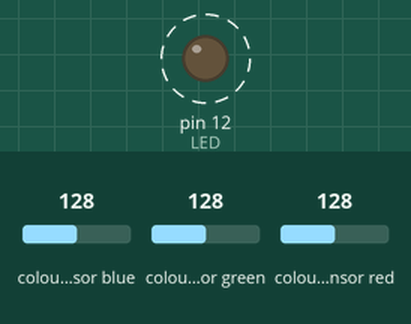
Simulated run of this sketch. Board: Arduino Uno, built with avr-gcc and run on an emulated ATmega328P. Parts: output pins drawn as LEDs (lit = HIGH). Wiring (inferred from the names in the program): TCS3200 colour sensor: output pin 2; S2 pin 6; S3 pin 5; S0 pin 13; S1 pin 7. Dashed ring = blinking. The test bench sets the inputs (shaded band); at power-on: colour sensor blue 128, colour sensor green 128, colour sensor red 128. Pins used as bus, display or sensor lines are not drawn.

Above: at 0.3 s.
Timing chart, 0 to 3.1 s (numbered marks = the images above):
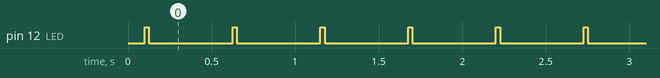

The sketch:

Color_sensor_EMIC_2_demo.ino
```cpp
/*  TCS3200 COLOR SENSOR & EMIC 2 TEXT-TO-SPEECH MODULE DEMO
    Author: Markus Bindhammer
    Date: 4-28-2013
*/
//**************************************** LIBRARIES ***************************************
#include <Average.h> // See http://playground.arduino.cc/Main/Average

//************************************ GLOBAL VARIABLES ************************************
char EMIC;
int S0=13,S1=7,S2=6,S3=5, LED=12;
int OUT=2;

void setup() {
  TCS3200_Setup();
  delay(100);
}

void loop() {
  Serial.print(ReadColor());
  delay(500);
}

//********************************* FUNCTIONS COLOR SENSOR *********************************
void TCS3200_Setup() {
  pinMode(S0,OUTPUT);
  pinMode(S1,OUTPUT);
  pinMode(S2,OUTPUT);
  pinMode(S3,OUTPUT);
  pinMode(LED,OUTPUT);
  pinMode(OUT,INPUT);
}

void TCS3200_On() {
  digitalWrite(LED,HIGH); // Switch LED on
  digitalWrite(S0,HIGH); //Output frequency scaling (100%)
  digitalWrite(S1,HIGH);
  delay(5);
}

void TCS3200_Off() {
  digitalWrite(LED,LOW); // Switch LED off
  digitalWrite(S0,LOW); //Power off sensor
  digitalWrite(S1,LOW);
}

void NoFilter() { //Select no filter
  digitalWrite(S2,HIGH);
  digitalWrite(S3,LOW);
  delay(5);
}

void RedFilter() { //Select red filter
  digitalWrite(S2,LOW);
  digitalWrite(S3,LOW);
  delay(5);
}

void GreenFilter() { //Select green filter
  digitalWrite(S2,HIGH);
  digitalWrite(S3,HIGH);
  delay(5);
}

void BlueFilter() { //Select blue filter
  digitalWrite(S2,LOW);
  digitalWrite(S3,HIGH);
  delay(5);
}

char* ReadColor() { //0=white, 1=orange, 2=yellow, 3=red, 4=green, 5=blue, 6=object out of range
  float FrequencyClear,FrequencyRed,FrequencyGreen,FrequencyBlue;
  int PercentageRed,PercentageGreen,PercentageBlue;
  TCS3200_On();
  NoFilter();
  FrequencyClear=500.0/pulseIn(OUT,LOW,10000); // Frequency in kHz
  RedFilter();
  FrequencyRed=500.0/pulseIn(OUT,LOW,10000); // Frequency in kHz
  GreenFilter();
  FrequencyGreen=500.0/pulseIn(OUT,LOW,10000); // Frequency in kHz
  BlueFilter();
  FrequencyBlue=500.0/pulseIn(OUT,LOW,10000); // Frequency in kHz
  TCS3200_Off();
  //Output frequency blue, green, red percentage represents the ratio of the
  //respective color to the Clear channel absolute value:
  PercentageRed=int((FrequencyRed/FrequencyClear)*100.0);
  PercentageGreen=int((FrequencyGreen/FrequencyClear)*100.0);
  PercentageBlue=int((FrequencyBlue/FrequencyClear)*100.0);
  //Learned blue, green, red percentage values of different colors
  int SavedColorRed[] = {28,55,42,50,19,13};
  int SavedColorGreen[] = {30,25,36,22,45,26};
  int SavedColorBlue[] = {45,20,20,30,36,58};
  char* GetColor[] = {"white","orange","yellow","red","green","blue",""};
  int ColorArray[3];
  int i_color;
  int ClosestColor;
  int MaxDiff;
  int MinDiff=300;
  if(FrequencyClear<1.5)ClosestColor=6; // Object out of range
  else {
    for (i_color=0; i_color<6; i_color++) { //Find closest color
      ColorArray[0]=abs(SavedColorRed[i_color]-PercentageRed);
      ColorArray[1]=abs(SavedColorGreen[i_color]-PercentageGreen);
      ColorArray[2]=abs(SavedColorBlue[i_color]-PercentageBlue);
      MaxDiff=(ColorArray,3);
      if (MaxDiff<MinDiff) {
        MinDiff=MaxDiff;
        ClosestColor=i_color;
       }
     }
   }
   return GetColor[ClosestColor];
}
```

Measured:
- by itself, pin 12 (LED): alternates HIGH for 0.03 s and LOW for 0.50 s
